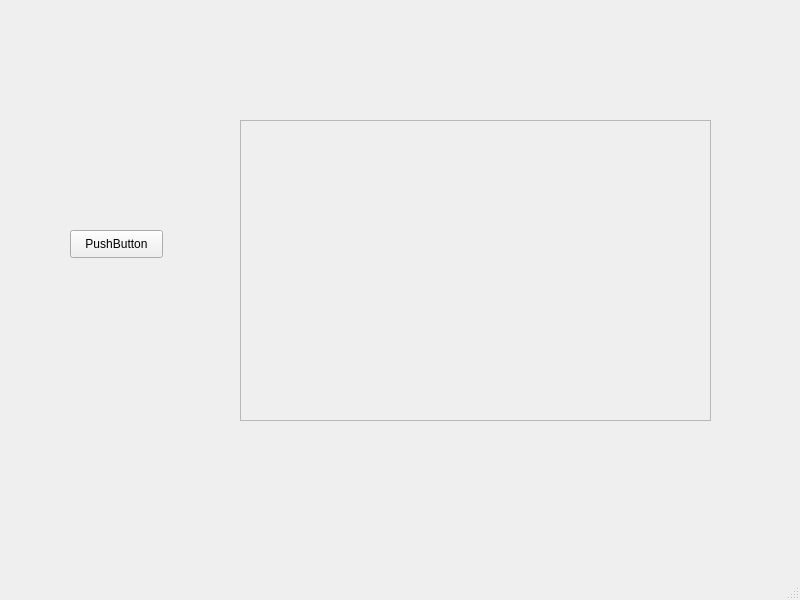
<?xml version="1.0" encoding="UTF-8"?>
<ui version="4.0">
 <class>MainWindow</class>
 <widget class="QMainWindow" name="MainWindow">
  <property name="geometry">
   <rect>
    <x>0</x>
    <y>0</y>
    <width>800</width>
    <height>600</height>
   </rect>
  </property>
  <property name="windowTitle">
   <string>MainWindow</string>
  </property>
  <widget class="QWidget" name="centralwidget">
   <widget class="QPushButton" name="pushButton">
    <property name="geometry">
     <rect>
      <x>70</x>
      <y>230</y>
      <width>93</width>
      <height>28</height>
     </rect>
    </property>
    <property name="text">
     <string>PushButton</string>
    </property>
   </widget>
   <widget class="QFrame" name="imgFrame">
    <property name="geometry">
     <rect>
      <x>240</x>
      <y>120</y>
      <width>471</width>
      <height>301</height>
     </rect>
    </property>
    <property name="frameShape">
     <enum>QFrame::StyledPanel</enum>
    </property>
    <property name="frameShadow">
     <enum>QFrame::Raised</enum>
    </property>
   </widget>
  </widget>
  <widget class="QMenuBar" name="menubar">
   <property name="geometry">
    <rect>
     <x>0</x>
     <y>0</y>
     <width>800</width>
     <height>26</height>
    </rect>
   </property>
  </widget>
  <widget class="QStatusBar" name="statusbar"/>
 </widget>
 <resources/>
 <connections/>
</ui>
